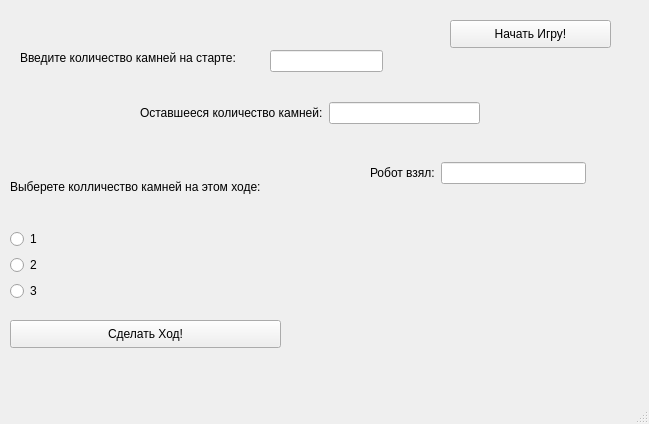
<?xml version="1.0" encoding="UTF-8"?>
<ui version="4.0">
 <class>MainWindow</class>
 <widget class="QMainWindow" name="MainWindow">
  <property name="geometry">
   <rect>
    <x>0</x>
    <y>0</y>
    <width>649</width>
    <height>424</height>
   </rect>
  </property>
  <property name="windowTitle">
   <string>MainWindow</string>
  </property>
  <widget class="QWidget" name="centralwidget">
   <widget class="QLineEdit" name="Start_line">
    <property name="geometry">
     <rect>
      <x>270</x>
      <y>50</y>
      <width>113</width>
      <height>22</height>
     </rect>
    </property>
   </widget>
   <widget class="QLabel" name="label">
    <property name="geometry">
     <rect>
      <x>20</x>
      <y>50</y>
      <width>251</width>
      <height>16</height>
     </rect>
    </property>
    <property name="text">
     <string>Введите количество камней на старте:</string>
    </property>
   </widget>
   <widget class="QPushButton" name="pushButton">
    <property name="geometry">
     <rect>
      <x>10</x>
      <y>320</y>
      <width>271</width>
      <height>28</height>
     </rect>
    </property>
    <property name="text">
     <string>Сделать Ход!</string>
    </property>
   </widget>
   <widget class="QPushButton" name="StartButton">
    <property name="geometry">
     <rect>
      <x>450</x>
      <y>20</y>
      <width>161</width>
      <height>28</height>
     </rect>
    </property>
    <property name="text">
     <string>Начать Игру!</string>
    </property>
   </widget>
   <widget class="QWidget" name="">
    <property name="geometry">
     <rect>
      <x>10</x>
      <y>150</y>
      <width>268</width>
      <height>151</height>
     </rect>
    </property>
    <layout class="QVBoxLayout" name="verticalLayout_2">
     <item>
      <widget class="QLabel" name="label_2">
       <property name="text">
        <string>Выберете колличество камней на этом ходе:</string>
       </property>
      </widget>
     </item>
     <item>
      <layout class="QVBoxLayout" name="verticalLayout">
       <item>
        <widget class="QRadioButton" name="radioButton">
         <property name="text">
          <string>1</string>
         </property>
         <attribute name="buttonGroup">
          <string notr="true">buttonGroup</string>
         </attribute>
        </widget>
       </item>
       <item>
        <widget class="QRadioButton" name="radioButton_2">
         <property name="text">
          <string>2</string>
         </property>
         <attribute name="buttonGroup">
          <string notr="true">buttonGroup</string>
         </attribute>
        </widget>
       </item>
       <item>
        <widget class="QRadioButton" name="radioButton_3">
         <property name="text">
          <string>3</string>
         </property>
         <attribute name="buttonGroup">
          <string notr="true">buttonGroup</string>
         </attribute>
        </widget>
       </item>
      </layout>
     </item>
    </layout>
   </widget>
   <widget class="QWidget" name="">
    <property name="geometry">
     <rect>
      <x>140</x>
      <y>100</y>
      <width>340</width>
      <height>26</height>
     </rect>
    </property>
    <layout class="QHBoxLayout" name="horizontalLayout">
     <item>
      <widget class="QLabel" name="label_3">
       <property name="text">
        <string>Оставшееся количество камней:</string>
       </property>
      </widget>
     </item>
     <item>
      <widget class="QLineEdit" name="after"/>
     </item>
    </layout>
   </widget>
   <widget class="QWidget" name="">
    <property name="geometry">
     <rect>
      <x>370</x>
      <y>160</y>
      <width>216</width>
      <height>26</height>
     </rect>
    </property>
    <layout class="QHBoxLayout" name="horizontalLayout_2">
     <item>
      <widget class="QLabel" name="label_4">
       <property name="text">
        <string>Робот взял:</string>
       </property>
      </widget>
     </item>
     <item>
      <widget class="QLineEdit" name="robot"/>
     </item>
    </layout>
   </widget>
  </widget>
  <widget class="QMenuBar" name="menubar">
   <property name="geometry">
    <rect>
     <x>0</x>
     <y>0</y>
     <width>649</width>
     <height>26</height>
    </rect>
   </property>
  </widget>
  <widget class="QStatusBar" name="statusbar"/>
 </widget>
 <resources/>
 <connections/>
 <buttongroups>
  <buttongroup name="buttonGroup"/>
 </buttongroups>
</ui>
